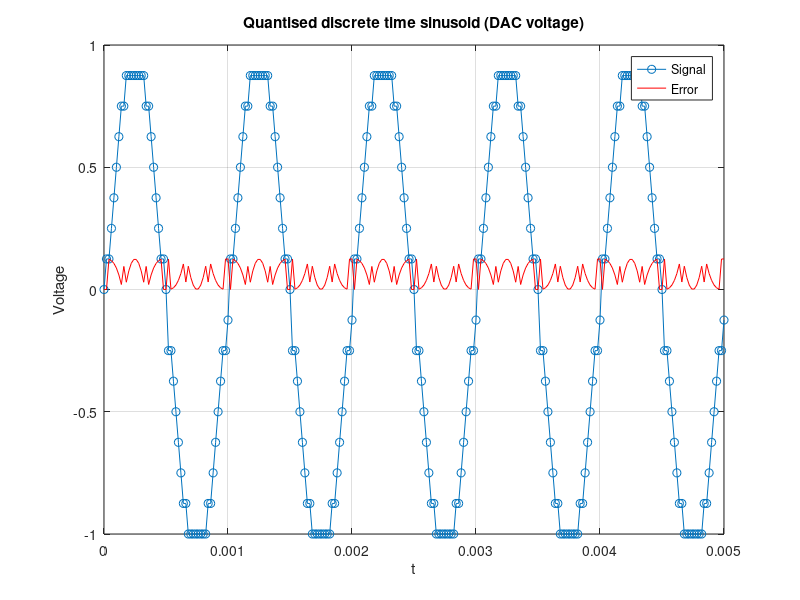

Write the MATLAB code that produced this figure.
% Demonstration of the fundamentals of discrete time signal creation and
% analysis in MATLAB
% J Neasham, Newcastle University, 2020
clear all; %clear workspace variables
close all; %close previous plots
fs = 5e4; %sampling frequency
Ts = 1/fs; %sample period
ADCBits = 4; %ADC sample resolution
f1 = 1000; %frequency of 1st sinusoid
a1 = 1.0; %amplitude of 1st sinusoid
Tmax = 0.005; %duration of signal
t = 0:Ts:Tmax; %generate discrete time values (nTs)
%{
figure; 
plot(t); %plot
xlabel('n'); ylabel('nTs (s)'); 
title('Discrete time values');
grid on;
pause(1000);
%}

%----------------- discrete time signal generation (A-Dconversion)--------------------
s1 = a1*sin(2*pi*f1*t); %generate sinusoid (double precision floating point)
%{
figure(1); 
plot(t,s1,'-o'); %plot
xlabel('t'); 
ylabel('s1'); 
title('Discrete time sinusoid (f1)');
grid on
pause;
%}
s1ADC = floor(s1*(2^(ADCBits-1))); %quantise to ADC scale (assuming ADC input range is +/-1)


%-------------- analog signal reconstruction (D-A conversion) -------------
s1a = s1ADC/(2^(ADCBits-1)); %convert back to voltage (DAC)
Error = s1-s1a; %calculate error (quantisation noise)
figure; plot(t,s1a,'-o'); %plot
xlabel('t'); 
ylabel('Voltage'); 
title('Quantised discrete time sinusoid (DAC voltage)');
grid on
hold; 
plot(t,Error,'r')
legend('Signal','Error')
pause(1000);
%{
%------------ interpolate (simulate analog reconstruction filter) -----------
s1s = resample(s1a,1e6/fs,1); %interpolate to 1 MHz sampling rate
t2 = 0:1e-6:(length(s1s)-1)*1e-6; %1MHz sample times
figure; plot(t2,s1s); %plot
xlabel('t'); ylabel('Voltage'); title('Reconstructed analog signal');
grid on

%}